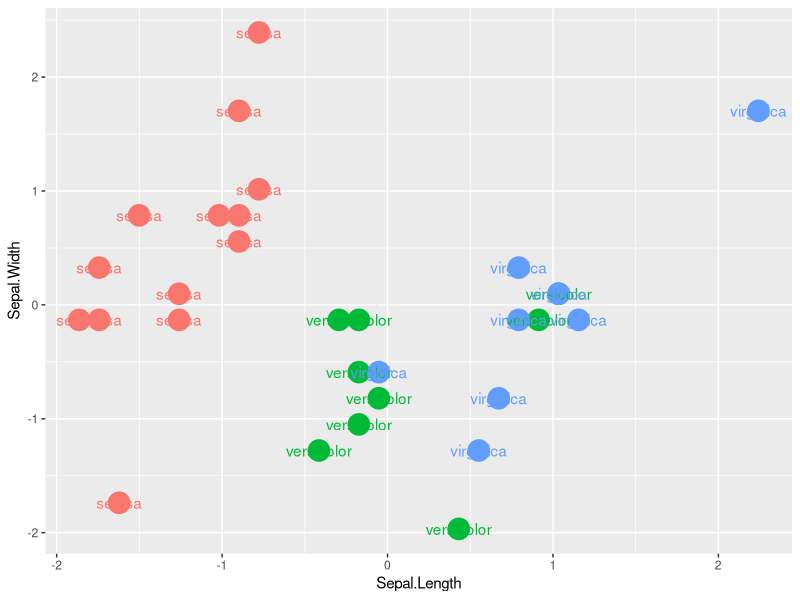

Recreate this plot in R.
#Algoritmo de aprendizaje supervisado
#Se dividen en 2 tareas predición (regresión) y clasficicacion(KNN)

View(iris)

irisCopia <- iris
datos <- iris

View(datos)
#Verificar que el data set sea un data frame
class(datos)
# datos <- as.data.frame(datos)

#Verificar que la columna de clasificación sea un factor
class(datos$Species)
#datos$Species <- as.factor(datos$Species)  -> Así se convierte si no es un factor
#Factor es un enumerador o catalogo de bd de java

#Los algoritmos de clasificación son sensibles a los 
#cambios de magnitud de variables
# ES NECESARIO ESCALAR
# datos$Sepal.Length
# <- scale(datos$Sepal.Length)
datos[,1:4] <- scale(datos[,1:4]) #reescala las primeras 4 columnas
View(datos)
#El rescalamiento de más de una columna es normalización, rehace la escala


# 80/20, 70/30
# Si tienes un data set de 150 observaciones
# 120 observaciones de entrenamiento
# 30 observaciones de prueba
tam_train <- floor(0.8 * nrow(datos)) #120
#Floor redondea hacía abajo y 0.8 es la cantidad de datos en este caso es el 80%

# Extraer la cantidad de elementos calculada (120)
# del conjunto de datos original
# Función sample: Obtiene una muestra (algunos elementos)
# Aleatoria de un conjunto de datos
# Funcion seq_len: generar enteros desde 1 hasta que indiques
#Generar una secuencia de enteros del 1 al 150
secuencia <- seq_len(nrow(datos))#Es para sacar el tamaño total
class(secuencia)
#Elige 120 números de la secuencia, de manera aleatoria
indices_train <- sample(secuencia, size = tam_train)
#tam_train son los 120 datos que hacer un rato estraimos, esos son los que va a usar

#El data set de entrenamiento y prueba no deben contener
# la columna de clasificación
datos_train <-datos[indices_train,1:4] #80% -> Saca todas las filas que vamos a usar para entrenas

# Tiene el negativo por que va a traer los datos de prueba, que son el 20%
datos_test <-datos[-indices_train,1:4] #20% -> este significa traeme todos los valores que no trajiste en la anterior


# la clasifiación siempre se quita, que es la que ponemos abajo 
# datos [,1:4]
# datos [,c(2,4)]
clase_train <- datos[indices_train,5]#Este es para traer las clasificaciones del 80%, solo la clasificación, la 5ta columna
clase_test <- datos[-indices_train,5]#Esto nos trae los restantes pero el 20%, solo la clasifiacación, la 5ta columna

dim(datos_train)
class(clase_train)

#Se crea el modelo de clasificación con la función Knn
# de la libería class
install.packages("class")
library(class)
#Conkunto de entrenamiento
#Conjunto de prueba
#Clasifiación del conjunto de entrenamiento
#El valor de k (cuantos vecinos)
# k = cantidad de observaciones / 2 X
# k = sqrt(cantidad de observaciones)
# k se recomienda impar
# el resultado de ejecutar knn es la clasificacion
# de los valores de entrenamiento

clasificacion <- knn(datos_train,
                     datos_test,
                     clase_train,
                     k=sqrt(nrow(datos)))

#Ahora vamos a verificar si realmente esta bien la clasificación de los datos
datos_train
datos_test

#Almacenar los datos de prueba con la clasificación del algoritmo
datos_test_clasificacion <- datos_test
datos_test_clasificacion$Clase <- clasificacion
View(datos_test_clasificacion)
install.packages("ggplot2")
library("ggplot2")

ggplot (datos_test_clasificacion,#  Datos
        aes(x=Sepal.Length, y= Sepal.Width,#Valores esteticos
            color = Clase, fill = Clase)) + 
  geom_point(size = 7) + #Dibujar un punto por cada valor que le damos
  geom_text(aes(label = Clase)) + ##Agrega la clasificacion a cada punto
  theme(legend.position = "none") # quitar la clasificacion del lado derecho

#Matriz de confusion
# Tabla de todos contra todos
tab <- table(clasificacion, clase_test) #Verifica lo que hace knn contra lo real, si vemos tab, aparece la matriz de confusion
diag(tab) #La suma de la diagonal
rowSums(tab) #Suma todas las columnas
# val.clasificados correctmanete / total val
# accuracy / precisión
accurancy <- function(tabla){
  sum(diag(tabla)/sum(rowSums(tabla)))*100
}

accurancy(tab)


# Carga, limpieza, transformación 
# Transformación -> Escalamiento, Normalización, Generalización
# Regresión: lineal (simple, multiple), polinomial
# -> Con lm, y a mano (Excel) -> regresión con esto
